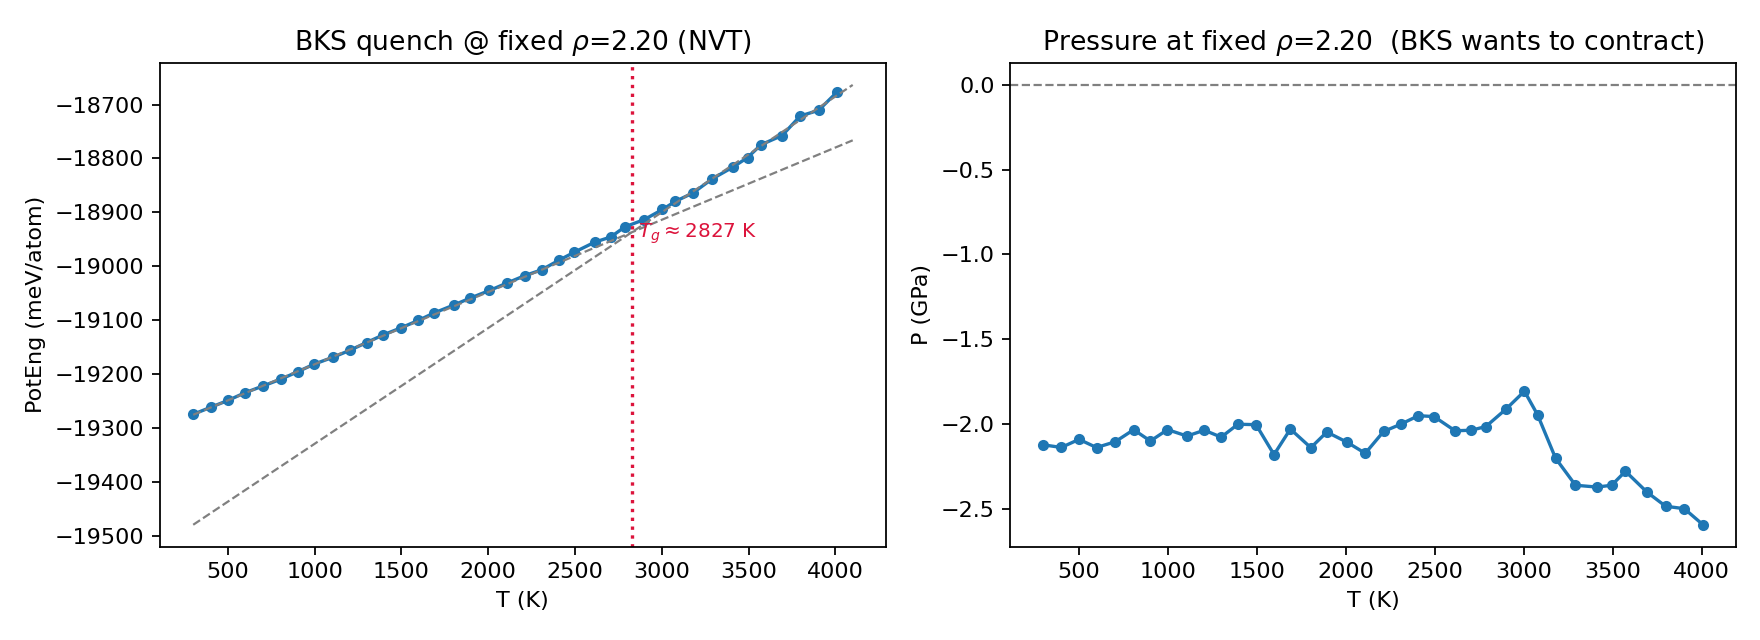

Recreate this plot in Python.
#!/usr/bin/env python
"""재quench(ρ=2.20 고정 NVT) 결과 요약: PE-T 곡선에서 Tg 추정 + 그림."""
import numpy as np, matplotlib
matplotlib.use("Agg"); import matplotlib.pyplot as plt

d = np.loadtxt("qt_from_log.dat")          # T, PotEng(eV), Press(bar)
T, E, P = d[:, 0], d[:, 1] / 2160 * 1000, d[:, 2]   # E → meV/atom

# 고온/저온 두 직선을 각각 피팅해 교점을 Tg로 (표준적인 방법)
hi = T > 3000
lo = T < 1500
ah = np.polyfit(T[hi], E[hi], 1)
al = np.polyfit(T[lo], E[lo], 1)
Tg = (al[1] - ah[1]) / (ah[0] - al[0])
print(f"고온 기울기 {ah[0]*1000:.3f} meV/atom/kK   저온 기울기 {al[0]*1000:.3f} meV/atom/kK")
print(f"교점 Tg ≈ {Tg:.0f} K")
print(f"압력 (ρ=2.20 고정): 4000 K {P[0]:+.0f} bar → 300 K {P[-1]:+.0f} bar")

fig, ax = plt.subplots(1, 2, figsize=(11, 4))
ax[0].plot(T, E, "o-", ms=4)
x = np.linspace(300, 4100, 10)
ax[0].plot(x, np.polyval(ah, x), "--", lw=1, c="0.5")
ax[0].plot(x, np.polyval(al, x), "--", lw=1, c="0.5")
ax[0].axvline(Tg, ls=":", c="crimson")
ax[0].text(Tg, E.min() + 0.55 * np.ptp(E), f" $T_g\\approx${Tg:.0f} K", c="crimson", fontsize=9)
ax[0].set_xlabel("T (K)"); ax[0].set_ylabel("PotEng (meV/atom)")
ax[0].set_title(r"BKS quench @ fixed $\rho$=2.20 (NVT)")

ax[1].plot(T, P / 1e4, "o-", ms=4)
ax[1].axhline(0, ls="--", c="0.5", lw=1)
ax[1].set_xlabel("T (K)"); ax[1].set_ylabel("P (GPa)")
ax[1].set_title(r"Pressure at fixed $\rho$=2.20  (BKS wants to contract)")
fig.tight_layout(); fig.savefig("quench220_fit.png", dpi=160)
print("-> quench220_fit.png")
